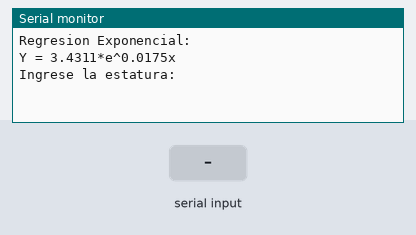
A sketch run on a simulated Arduino Uno, built with avr-gcc and run on an emulated ATmega328P. Shown: the last lines printed to the serial monitor. Inputs (shaded band) come from the test bench.

Above: at 1.2 s.
1.3 s: "90,45\n" received over Serial
At 3.4 s:
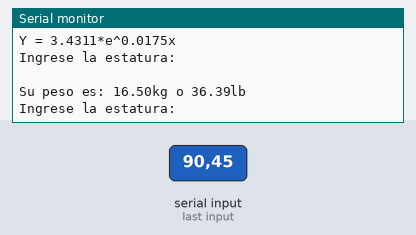
3.8 s: "30,150\n" received over Serial
At 5.4 s:
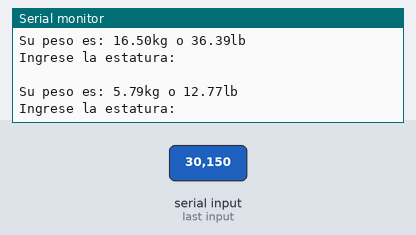

The sketch:

Deber11.ino
```cpp
/*

  SISTEMAS EMBEBIDOS
  Picuasi Edison
  DEBER 11
  Realice la regresión lineal exponencial dentro del entorno de Arduino con el conjunto de datos estatura-peso.
  Con esto, ingrese por comunicación serial los nuevos datos de estatura e imprima el pronóstico del peso.

*/

///////////////////////
//Conjunto de datos
int matriz [14][2] = {
  {170, 67},
  {180, 80},
  {170, 65},
  {178, 75},
  {160, 55},
  {163, 60},
  {165, 63},
  {170, 70},
  {164, 62},
  {176, 77},
  {164, 60},
  {170, 76},
  {170, 56},
  {168, 60},
};

///////////////////////

int columna = 0;  //variable de recorrido
int fila = 0; //variable de recorrido
float numerador;  //variable de B
float denominador;  //variable deB
int n = 14; //tamaño del conjunto de datos
float Ex1;  //variable de sumatoria de X
float Ey1;   //variabl de sumatoria de y
float Exy1;   //variable sumatoria xy
float Ex2;  //variable de potencia
float Ex_2; //variable de potencia
float B;
String dato;  //variable lectura dato
int estatura; //varaible de resultado
float peso; //variable de resultado
float A;

void setup() {
  Serial.begin(9600);
  for (; fila < n; fila++) {
    Ex1 = Ex1 + matriz[fila][0]; //sumatoria
    Ey1 = Ey1 + log(matriz[fila][1]); //sumatoria
    Exy1 = Exy1 + (matriz[fila][0] * log(matriz[fila][1])); //sumatoria
    Ex2 = Ex2 + (pow(matriz[fila][0], 2));//potenciacion
  }
  Ex_2 = pow(Ex1, 2); //potenciacion
  numerador = (n * Exy1) - (Ex1 * Ey1); //componente de B
  denominador = n * Ex2 - Ex_2; //componente de B
  B = (numerador / denominador);
  float my1 = Ey1 / n;  //promedio
  float mx1 = Ex1 / n;  //promedio
  float Bmx = B * mx1;
  float R = my1 - Bmx;
  A = exp(R);
  Serial.println("Regresion Exponencial:"); //imprime mensaje
  Serial.println("Y = " + String(A, 4) + "*e^" + String(B, 4) + "x");//imprime el modelo
  Serial.println("Ingrese la estatura:"); //imprime mensaje
}

void loop() {
  if (Serial.available() > 0) { //condicion de lectura
    dato = Serial.readString(); //lectura de dato en serial
    estatura = dato.toInt();  //conversion tipo de dato
    peso = A * exp(B * estatura); //pronostico de peso
    Serial.println(" ");  //imprime mensaje
    Serial.println("Su peso es: " + String(peso) + "kg o " + String(peso * 2.205) + "lb");//imprime mensaje
    Serial.println("Ingrese la estatura: ");  //imprime mensaje
  }
}
```

Measured:
- after the input at 1.3 s, the serial monitor: prints a new line after 1.0 s (image 1)
- after the input at 3.8 s, the serial monitor: prints a new line after 1.0 s (image 2)
